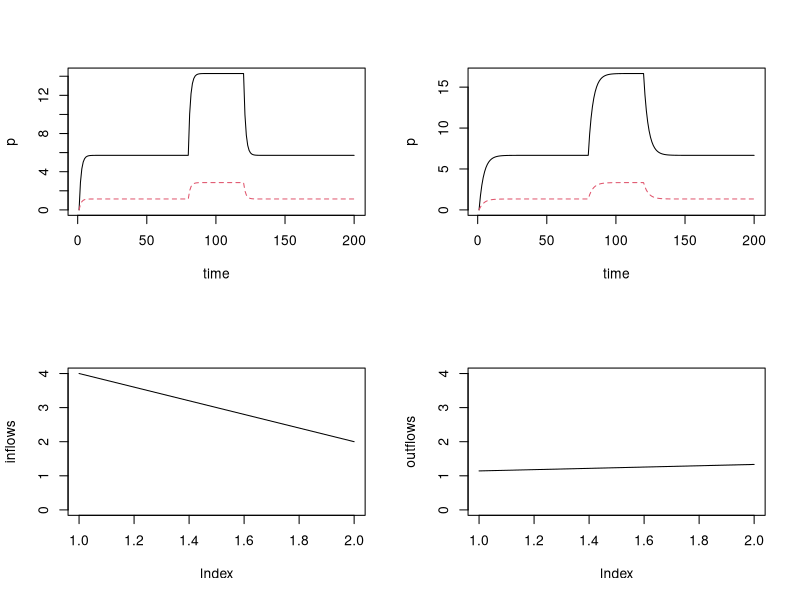

Source code (R):
library(deSolve)

DOCin = function(t, subpool) {
  if(t < 80 || t > 120){
    return(8 / subpool)
  } else {
    return(20 / subpool)
  }
}

pool =  function(t, y, params) {
  DOC1 = y[1]
  DOCoutflow1 = y[2]
  DOC2 = y[3]
  DOCoutflow2 = y[4]
  
  with(as.list(params), {
    dDOC1 = DOCin(t, 1) / 2 - ( k1 * DOC1 ) - ( DOCoutflow1 ) 
    dDOC2 = DOCin(t, 2) / 2 - ( k2 * DOC2 ) - ( DOCoutflow2 ) 
    
    dDOCoutflow1 = Dout * dDOC1
    dDOCoutflow2 = Dout * dDOC2
    
    list(c(dDOC1, dDOCoutflow1, dDOC2, dDOCoutflow2))
  })
}

#
# DOCin - flow of DOC into the system, kg
# Dout - percentage flow out of the system, i.e. water flow/residence time

# 2 pools
# 2 different k
# assume the inflow to each pool is equal (this is not true)
# outflows are equal percentages (this will be true)
# also assume initial DOC is the same and 0 for both pools
params = c(k=c(.5,.1), DOCin = 8, Dout = .2)

Initial.DOC = 0 # units ?
Initial.DOCoutflow = Initial.DOC * params['Dout']
one.week = 24*7
two.weeks = 24*14
t = 1:two.weeks
t=1:200


state = c(Initial.DOC, Initial.DOCoutflow, Initial.DOC, Initial.DOCoutflow)
out = ode(y = state, times = t, func = pool, parms = params)

par(mfrow=c(2,2))
matplot(t, out[,2:3], type = "l", ylab = "p", xlab = "time")
matplot(t, out[,4:5], type = "l", ylab = "p", xlab = "time")

#par(mfrow=c(1,2))
inflows = c(DOCin(1, 1) / 2, DOCin(1,2) / 2)
outflows = c(out[,3][200], out[,5][200])
plot(inflows, ylim=c(0, 4), type="l")
plot(outflows, ylim=c(0, 4), type="l")
